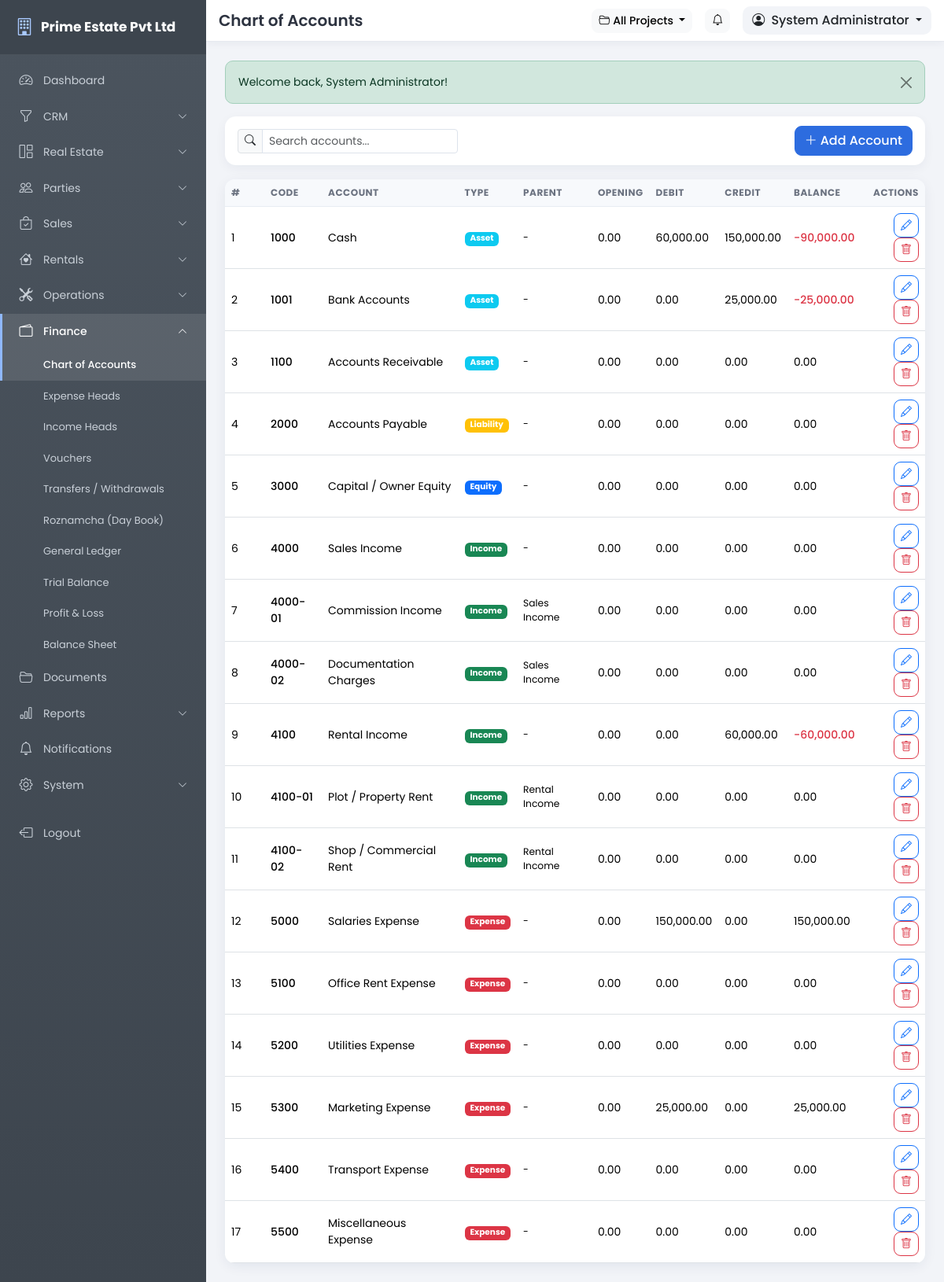
Screenshot of /pages/chart_of_accounts.php (signed in) with the database file from the repository.
### tables this page shows
CREATE TABLE IF NOT EXISTS users (
  id INT UNSIGNED NOT NULL AUTO_INCREMENT,
  role_id INT UNSIGNED NOT NULL,
  branch_id INT UNSIGNED DEFAULT NULL,
  username VARCHAR(80) NOT NULL,
  password VARCHAR(255) NOT NULL,
  full_name VARCHAR(150) NOT NULL,
  email VARCHAR(120) DEFAULT NULL,
  phone VARCHAR(40) DEFAULT NULL,
  photo VARCHAR(255) DEFAULT NULL,
  status TINYINT(1) NOT NULL DEFAULT 1,
  last_login DATETIME DEFAULT NULL,
  remember_token VARCHAR(64) DEFAULT NULL,
  created_date DATE NOT NULL,
  created_time TIME NOT NULL,
  updated_date DATE NOT NULL,
  updated_time TIME NOT NULL,
  PRIMARY KEY (id),
  UNIQUE KEY uq_users_username (username),
  KEY idx_users_role (role_id),
  CONSTRAINT fk_users_role FOREIGN KEY (role_id) REFERENCES roles (id) ON DELETE CASCADE
);

CREATE TABLE IF NOT EXISTS chart_of_accounts (
  id INT UNSIGNED NOT NULL AUTO_INCREMENT,
  code VARCHAR(30) NOT NULL,
  name VARCHAR(180) NOT NULL,
  account_type ENUM('asset','liability','equity','income','expense') NOT NULL,
  parent_id INT UNSIGNED DEFAULT NULL,
  opening_balance DECIMAL(14,2) NOT NULL DEFAULT 0.00,
  created_date DATE NOT NULL,
  created_time TIME NOT NULL,
  updated_date DATE NOT NULL,
  updated_time TIME NOT NULL,
  PRIMARY KEY (id),
  UNIQUE KEY uq_coa_code (code),
  CONSTRAINT fk_coa_parent FOREIGN KEY (parent_id) REFERENCES chart_of_accounts (id) ON DELETE SET NULL
);

### includes/config.php (called while the page is built, shortened)
<?php
function setting($key, $default = '') {
    static $cache = null;
    global $mysqli;
    if ($cache === null) {
        $cache = [];
        if (isset($mysqli)) {
            $rows = db_all("SELECT setting_key, setting_value FROM settings");
            foreach ($rows as $r) {
                $cache[$r['setting_key']] = $r['setting_value'];
            }
        }
    }
    return isset($cache[$key]) && $cache[$key] !== '' ? $cache[$key] : $default;
}

### includes/auth.php (called while the page is built, shortened)
<?php
require_once __DIR__ . '/functions.php';
if (is_logged_in()) {
    $timeout = (int)setting('session_timeout', 60) * 60;
    $user = db_get("SELECT u.*, r.name AS role_name, r.is_super_admin
                    FROM users u
                    JOIN roles r ON r.id = u.role_id
                    WHERE u.id = ?", [$_SESSION['user_id']]);
    if ($user) {
        $user['perms'] = [];
        $rows = db_all("SELECT p.slug FROM role_permissions rp
                        JOIN permissions p ON p.id = rp.permission_id
                        WHERE rp.role_id = ?", [$user['role_id']]);
        foreach ($rows as $r) {
            $user['perms'][] = $r['slug'];
        }
    }
}

### pages/chart_of_accounts.php (the view, shortened to what this page needs)
<?php
require_once '../includes/auth.php';
$title = 'Chart of Accounts';
$canEdit = has_permission('accounting.manage');
$records = db_all("SELECT a.*, p.name AS parent_name,
                   (SELECT COALESCE(SUM(vi.debit),0) FROM voucher_items vi JOIN vouchers v ON v.id = vi.voucher_id WHERE vi.account_id = a.id AND v.status = 'posted') AS total_debit,
                   (SELECT COALESCE(SUM(vi.credit),0) FROM voucher_items vi JOIN vouchers v ON v.id = vi.voucher_id WHERE vi.account_id = a.id AND v.status = 'posted') AS total_credit
                   FROM chart_of_accounts a
                   LEFT JOIN chart_of_accounts p ON p.id = a.parent_id
                   ORDER BY a.account_type, a.code");
$typeColors = ['asset' => 'info', 'liability' => 'warning', 'equity' => 'primary', 'income' => 'success', 'expense' => 'danger'];
include '../includes/header.php';
?>
<div class="toolbar d-flex flex-wrap align-items-center gap-2">
    <div class="input-group input-group-sm" style="max-width:280px">
        <span class="input-group-text"><i class="bi bi-search"></i></span>
        <input type="text" class="form-control table-search" data-table="#dataTable" placeholder="Search accounts...">
    </div>
    <?php if ($canEdit): ?>
    <button class="btn btn-primary ms-auto" data-bs-toggle="modal" data-bs-target="#recordModal" data-add="Add Account"><i class="bi bi-plus-lg me-1"></i>Add Account</button>
    <?php endif; ?>
</div>
<div class="card">
    <div class="card-body p-0">
        <div class="table-responsive">
            <table class="table table-hover mb-0" id="dataTable">
                <thead><tr><th style="width:50px">#</th><th>Code</th><th>Account</th><th>Type</th><th>Parent</th><th>Opening</th><th>Debit</th><th>Credit</th><th>Balance</th><?php if ($canEdit): ?><th class="text-end">Actions</th><?php endif; ?></tr></thead>
                <tbody>
                <?php foreach ($records as $i => $r): ?>
                    <?php $bal = (float)$r['opening_balance'] + (float)$r['total_debit'] - (float)$r['total_credit']; ?>
                    <tr>
                        <td><?= $i + 1 ?></td>
                        <td class="fw-medium"><?= e($r['code']) ?></td>
                        <td><?= e($r['name']) ?></td>
                        <td><span class="badge bg-<?= $typeColors[$r['account_type']] ?>"><?= ucfirst($r['account_type']) ?></span></td>
                        <td class="small"><?= e($r['parent_name'] ?? '-') ?></td>
                        <td><?= fmt_money($r['opening_balance']) ?></td>
                        <td><?= fmt_money($r['total_debit']) ?></td>
                        <td><?= fmt_money($r['total_credit']) ?></td>
                        <td><span class="<?= $bal < 0 ? 'text-danger fw-medium' : '' ?>"><?= fmt_money($bal) ?></span></td>
                        <?php if ($canEdit): ?>
                        <td class="text-end">
                            <button class="btn btn-sm btn-outline-primary" data-bs-toggle="modal" data-bs-target="#recordModal" data-edit='<?= h(json_encode(['id' => $r['id'], 'code' => $r['code'], 'name' => $r['name'], 'account_type' => $r['account_type'], 'parent_id' => $r['parent_id'], 'opening_balance' => $r['opening_balance']])) ?>'><i class="bi bi-pencil"></i></button>
                            <form method="post" class="d-inline" data-confirm="Delete this account?">
                                <button class="btn btn-sm btn-outline-danger"><i class="bi bi-trash"></i></button>
                            </form>
                        </td>
                        <?php endif; ?>
                    </tr>
                <?php endforeach; ?>
                </tbody>
            </table>
        </div>
    </div>
</div>
<?php include '../includes/footer.php'; ?>

### includes/header.php (shortened to what this page needs)
<?php
$company = setting('company_name', APP_NAME);
$activeProject = active_project();
$activeProjectName = $activeProject ? $activeProject['name'] : 'All Projects';
?>
<!DOCTYPE html>
<html lang="en">
<head>
<link href="https://cdn.jsdelivr.net/npm/bootstrap@5.3.3/dist/css/bootstrap.min.css" rel="stylesheet">
<link href="https://cdn.jsdelivr.net/npm/bootstrap-icons@1.11.3/font/bootstrap-icons.min.css" rel="stylesheet">
<link href="<?= BASE_URL ?>/assets/css/style.css" rel="stylesheet">
</head>
<body>
<aside class="sidebar" id="appSidebar">
    <div class="sidebar-brand">
        <a class="brand-link" href="<?= BASE_URL ?>/index.php">
            <i class="bi bi-building"></i>
            <span><?= e($company) ?></span>
        </a>
    </div>
    <?php include __DIR__ . '/sidebar.php'; ?>
</aside>
<div class="main-area">
    <header class="topbar">
        <div class="d-flex align-items-center gap-3 px-3 py-2">
            <h5 class="mb-0 fw-semibold d-none d-sm-block"><?= e($title) ?></h5>
            <div class="ms-auto d-flex align-items-center gap-3">
                <div class="dropdown">
                    <button class="btn btn-light btn-sm dropdown-toggle" type="button" data-bs-toggle="dropdown" aria-expanded="false" title="Active Project">
                        <i class="bi bi-folder2-open me-1"></i><?= e($activeProjectName) ?>
                    </button>
                </div>
                <a href="<?= BASE_URL ?>/pages/notifications.php" class="btn btn-light btn-sm position-relative" title="Notifications">
                    <i class="bi bi-bell"></i>
                </a>
                <div class="dropdown user-drop">
                    <button class="btn dropdown-toggle" type="button" data-bs-toggle="dropdown" aria-expanded="false">
                        <i class="bi bi-person-circle me-1"></i>
                        <?= e($user['full_name'] ?? 'User') ?>
                    </button>
                </div>
            </div>
        </div>
    </header>
    <div class="page-content">
        <?= get_flash() ?>

### assets/css/style.css (style rules this page uses)
:root { --sidebar-bg: #4b545e; --sidebar-bg2: #3d454e; --sidebar-text: #c9d0d8; --sidebar-width: 262px; --primary: #2d6cdf; }
* { box-sizing: border-box; }
body { font-family: 'Poppins', 'Segoe UI', sans-serif; background: #f2f4f8; font-size: 14px; color: #2d3340; }
a { text-decoration: none; }
.sidebar { position: fixed; top: 0; left: 0; bottom: 0; width: var(--sidebar-width); background: linear-gradient(180deg, var(--sidebar-bg), var(--sidebar-bg2)); color: var(--sidebar-text); z-index: 1040; overflow-y: auto; overflow-x: hidden; transition: transform .28s ease; scrollbar-width: thin; }
.sidebar-brand { padding: 18px 20px; border-bottom: 1px solid rgba(255, 255, 255, .08); position: sticky; top: 0; background: rgba(61, 69, 78, .96); z-index: 5; }
.brand-link { color: #fff; font-weight: 700; font-size: 17px; display: flex; align-items: center; gap: 10px; }
.brand-link i { font-size: 22px; color: #a9c9ff; }
.main-area { margin-left: var(--sidebar-width); min-height: 100vh; display: flex; flex-direction: column; }
.topbar { background: #fff; position: sticky; top: 0; z-index: 1030; border-bottom: 1px solid #e6e9ef; box-shadow: 0 2px 10px rgba(20, 40, 80, .05); }
.topbar h5 { color: #2d3340; }
.user-drop .dropdown-toggle { background: #f2f4f8; border: 0; border-radius: 10px; font-weight: 500; }
.page-content { padding: 24px; flex: 1; }
.card { border: 0; border-radius: 14px; box-shadow: 0 4px 16px rgba(20, 40, 80, .07); }
.card-body { padding: 20px; }
.table thead th { background: #f7f9fc; font-size: 12px; text-transform: uppercase; letter-spacing: .5px; color: #6b7280; border-bottom: 1px solid #e8ecf3; white-space: nowrap; }
.table tbody td { vertical-align: middle; }
.btn { border-radius: 9px; font-weight: 500; }
.btn-primary { background: var(--primary); border-color: var(--primary); }
.form-control, .form-select { border-radius: 9px; border-color: #dde3ec; font-size: 14px; }
.toolbar { background: #fff; border-radius: 14px; padding: 12px 16px; box-shadow: 0 4px 14px rgba(20,40,80,.05); margin-bottom: 18px; }
.table-responsive { border-radius: 12px; }

### rows the page displays
users: full_name "System Administrator"
chart_of_accounts: code "1000", name "Cash", account_type "Asset", parent_name "-", opening_balance "0.00", total_debit "60,000.00", total_credit "150,000.00", bal "-90,000.00"
chart_of_accounts: code "1001", name "Bank Accounts", account_type "Asset", parent_name "-", opening_balance "0.00", total_debit "0.00", total_credit "25,000.00", bal "-25,000.00"
chart_of_accounts: code "1100", name "Accounts Receivable", account_type "Asset", parent_name "-", opening_balance "0.00", total_debit "0.00", total_credit "0.00"
chart_of_accounts: code "2000", name "Accounts Payable", account_type "Liability", parent_name "-", opening_balance "0.00", total_debit "0.00", total_credit "0.00"
chart_of_accounts: code "3000", name "Capital / Owner Equity", account_type "Equity", parent_name "-", opening_balance "0.00", total_debit "0.00", total_credit "0.00"
chart_of_accounts: code "4000", name "Sales Income", account_type "Income", parent_name "-", opening_balance "0.00", total_debit "0.00", total_credit "0.00"
chart_of_accounts: code "4000-01", name "Commission Income", account_type "Income", parent.name "Sales Income", opening_balance "0.00", total_debit "0.00", total_credit "0.00"
chart_of_accounts: code "4000-02", name "Documentation Charges", account_type "Income", parent.name "Sales Income", opening_balance "0.00", total_debit "0.00", total_credit "0.00"
chart_of_accounts: code "4100", name "Rental Income", account_type "Income", parent_name "-", opening_balance "0.00", total_debit "0.00", total_credit "60,000.00", bal "-60,000.00"
chart_of_accounts: code "4100-01", name "Plot / Property Rent", account_type "Income", parent.name "Rental Income", opening_balance "0.00", total_debit "0.00", total_credit "0.00"
chart_of_accounts: code "4100-02", name "Shop / Commercial Rent", account_type "Income", parent.name "Rental Income", opening_balance "0.00", total_debit "0.00", total_credit "0.00"
chart_of_accounts: code "5000", name "Salaries Expense", account_type "Expense", parent_name "-", opening_balance "0.00", total_debit "150,000.00", total_credit "0.00", bal "150,000.00"
chart_of_accounts: code "5100", name "Office Rent Expense", account_type "Expense", parent_name "-", opening_balance "0.00", total_debit "0.00", total_credit "0.00"
chart_of_accounts: code "5200", name "Utilities Expense", account_type "Expense", parent_name "-", opening_balance "0.00", total_debit "0.00", total_credit "0.00"
chart_of_accounts: code "5300", name "Marketing Expense", account_type "Expense", parent_name "-", opening_balance "0.00", total_debit "25,000.00", total_credit "0.00", bal "25,000.00"
chart_of_accounts: code "5400", name "Transport Expense", account_type "Expense", parent_name "-", opening_balance "0.00", total_debit "0.00", total_credit "0.00"
chart_of_accounts: code "5500", name "Miscellaneous Expense", account_type "Expense", parent_name "-", opening_balance "0.00", total_debit "0.00", total_credit "0.00"

### other values shown
$company "Prime Estate Pvt Ltd"
$title "Chart of Accounts"
$activeProjectName "All Projects"
$f['msg'] "Welcome back, System Administrator!"
